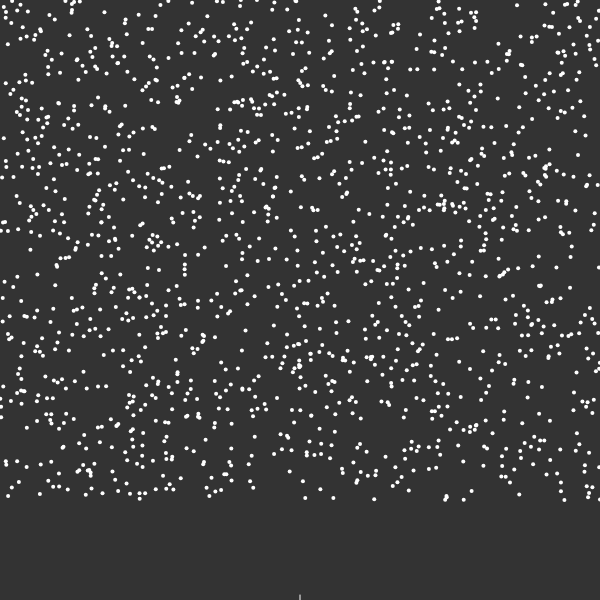
Frame 1 (no input)
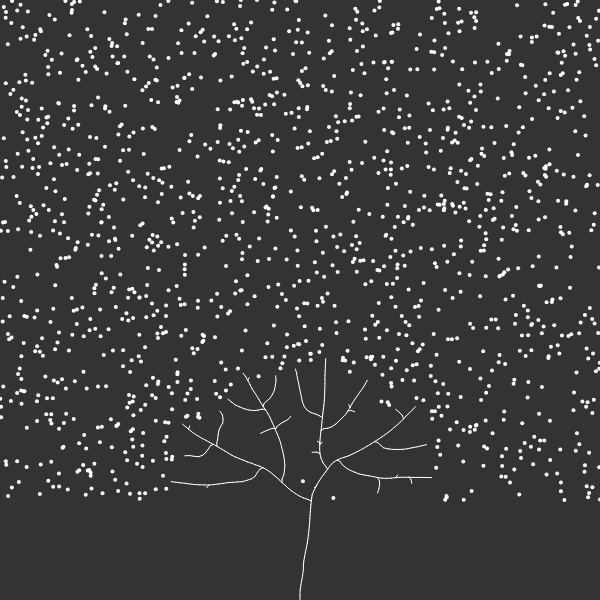
Frame 60 (no input)
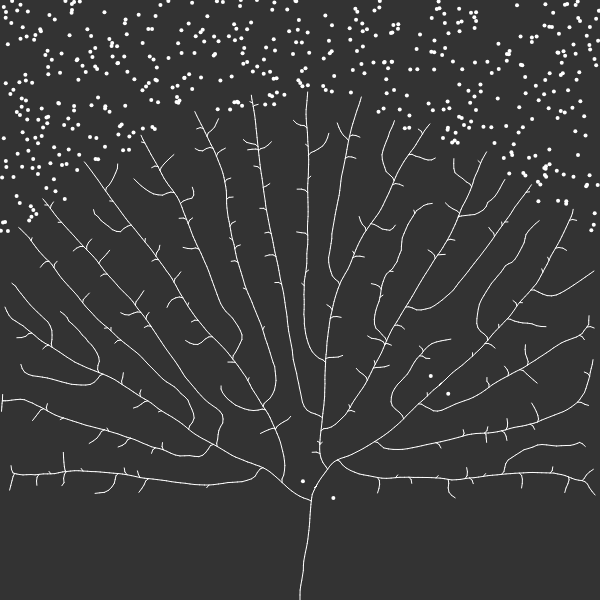
Frame 120 (the mouse pressed at the canvas centre since frame 60)

The p5.js sketch that drew these frames (run headless with seeded random() and noise() and a simulated clock; from frame 60 on, the mouse is pressed at the canvas centre):

// p5.js sketch
// ── sketch.js
// globals
var tree,
    max_dist = 100,
    min_dist= 10;

// constant
const SCREEN_SIZE = 600;

// Setup
function setup() {
  createCanvas(SCREEN_SIZE, SCREEN_SIZE);
  tree = new Tree();
}
// Draw
function draw(){
  background(51);
  tree.show();
  tree.grow();
}

// Action
// ── branch.js
function Branch(parent, pos, dir){
  // object elements
  this.pos = pos;
  this.parent = parent;
  this.dir = dir;
  this.originalDir = this.dir.copy();
  this.count = 0;
  this.len = 5;
  // reset branch dirction and count
  this.reset = function() {
    this.dir = this.originalDir.copy();
    this.count = 0;
  }
  // generate next branch with new dir and pos 
  this.next = function() {
    let nextDir = p5.Vector.mult(this.dir, this.len);
    let nextPos = p5.Vector.add(this.pos, nextDir);
    let nextBranch = new Branch(this, nextPos, this.dir.copy());
    return nextBranch;
  }
  // show branch
  this.show = function() {
    if(this.parent != null){
      stroke(255);
      line(this.pos.x, this.pos.y, this.parent.pos.x, this.parent.pos.y);
    }
  }
}
// ── leaf.js
function Leaf() {
  this.pos = createVector(random(SCREEN_SIZE), random(SCREEN_SIZE - 100));
  this.reached = false;
  
  this.show = function() {
    fill(255);
    noStroke();
    ellipse(this.pos.x, this.pos.y, 4, 4);
  }
}
// ── tree.js
function Tree(){
  this.leaves = [];
  this.branches = [];
  // add leaves 
  for(let i = 0; i < 1500; i++){
    this.leaves.push(new Leaf());
  }
  // Object vars
  let pos = createVector(SCREEN_SIZE / 2, SCREEN_SIZE);
  let dir = createVector(0, -1);
  let root = new Branch(null, pos, dir);
  this.branches.push(root);
  let curr = root;
  let found = false;
  // branches
  while(!found){
    for(let i = 0; i < this.leaves.length; i++){
      // distance between branch and leaf
      // if distance less than max distance defined found the branch
      // if not found move to the next branch
      let d = p5.Vector.dist(curr.pos, this.leaves[i].pos);
      if(d < max_dist){
        found = true;
      }
    }
    if(!found){
      let branch = curr.next();
      curr = branch;
      this.branches.push(curr);
    }
  }
  
  // grow function
  // grow both branches and leaves
  // find the closest branch in the tree
  // attach leaves to closest branches 
  this.grow = function() {
    for(let i = 0; i < this.leaves.length; i++){
      let leaf = this.leaves[i];
      let closestBranch = null;
      let record = max_dist;
      for(let j = 0; j < this.branches.length; j++){
        let branch = this.branches[j];
        let d = p5.Vector.dist(leaf.pos, branch.pos);
        if(d < min_dist){
          leaf.reached = true;
          closestBranch = null;
          break;
        } else if(d < record) {
          closestBranch = branch;
          record = d;
        }
      }
      if(closestBranch != null){
        let newDir = p5.Vector.sub(leaf.pos, closestBranch.pos);
        newDir.normalize();
        closestBranch.dir.add(newDir);
        closestBranch.count++;
      }
    }
    // delete leaves that is too close to min distance defined
    for(let i = this.leaves.length - 1; i >= 0; i--){
      if(this.leaves[i].reached){
        this.leaves.splice(i, 1);
      }
    }
    // add branch to a branch with leaves
    // average them to not over populate
    for(let i = this.branches.length - 1; i >= 0; i--){
      let branch = this.branches[i];
      if(branch.count > 0){
        branch.dir.div(branch.count + 1);
        this.branches.push(branch.next());
        branch.reset();
      }
    }
  }
  
  // show leaves and branches
  this.show = function(){
    for(let i = 0; i < this.leaves.length; i++){
      this.leaves[i].show();
    }
    
    for(let i = 0; i < this.branches.length; i++){
      this.branches[i].show();
    }
  }
  
  
}
